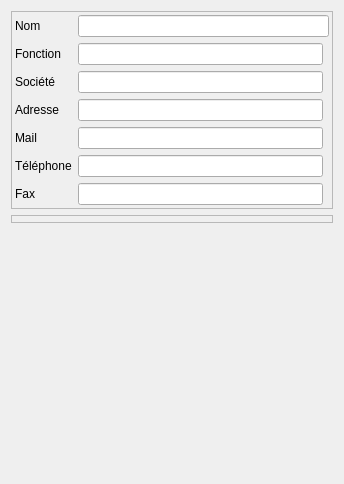
<?xml version="1.0" encoding="UTF-8"?>
<ui version="4.0">
 <class>Form</class>
 <widget class="QWidget" name="Form">
  <property name="geometry">
   <rect>
    <x>0</x>
    <y>0</y>
    <width>344</width>
    <height>484</height>
   </rect>
  </property>
  <property name="windowTitle">
   <string>Form</string>
  </property>
  <layout class="QVBoxLayout" name="verticalLayout" stretch="0,0,0">
   <item>
    <widget class="QFrame" name="frame">
     <property name="frameShape">
      <enum>QFrame::StyledPanel</enum>
     </property>
     <property name="frameShadow">
      <enum>QFrame::Raised</enum>
     </property>
     <layout class="QGridLayout" name="gridLayout">
      <property name="leftMargin">
       <number>3</number>
      </property>
      <property name="topMargin">
       <number>3</number>
      </property>
      <property name="rightMargin">
       <number>3</number>
      </property>
      <property name="bottomMargin">
       <number>3</number>
      </property>
      <item row="2" column="1" colspan="2">
       <widget class="QLineEdit" name="lineEdit_nom"/>
      </item>
      <item row="6" column="1">
       <widget class="QLineEdit" name="lineEdit_mail"/>
      </item>
      <item row="2" column="0">
       <widget class="QLabel" name="label_nom">
        <property name="text">
         <string>Nom</string>
        </property>
       </widget>
      </item>
      <item row="8" column="1">
       <widget class="QLineEdit" name="lineEdit_fax"/>
      </item>
      <item row="7" column="1">
       <widget class="QLineEdit" name="lineEdit_tel"/>
      </item>
      <item row="5" column="0">
       <widget class="QLabel" name="label_2">
        <property name="text">
         <string>Adresse</string>
        </property>
       </widget>
      </item>
      <item row="4" column="0">
       <widget class="QLabel" name="label">
        <property name="text">
         <string>Société</string>
        </property>
       </widget>
      </item>
      <item row="4" column="1">
       <widget class="QLineEdit" name="lineEdit_societe"/>
      </item>
      <item row="8" column="0">
       <widget class="QLabel" name="label_5">
        <property name="text">
         <string>Fax</string>
        </property>
       </widget>
      </item>
      <item row="5" column="1">
       <widget class="QLineEdit" name="lineEdit_adresse"/>
      </item>
      <item row="6" column="0">
       <widget class="QLabel" name="label_3">
        <property name="text">
         <string>Mail</string>
        </property>
       </widget>
      </item>
      <item row="7" column="0">
       <widget class="QLabel" name="label_4">
        <property name="text">
         <string>Téléphone</string>
        </property>
       </widget>
      </item>
      <item row="3" column="0">
       <widget class="QLabel" name="label_6">
        <property name="text">
         <string>Fonction</string>
        </property>
       </widget>
      </item>
      <item row="3" column="1">
       <widget class="QLineEdit" name="lineEdit_fonction"/>
      </item>
     </layout>
    </widget>
   </item>
   <item>
    <widget class="QFrame" name="frame_2">
     <property name="frameShape">
      <enum>QFrame::StyledPanel</enum>
     </property>
     <property name="frameShadow">
      <enum>QFrame::Raised</enum>
     </property>
     <layout class="QHBoxLayout" name="horizontalLayout_2">
      <property name="leftMargin">
       <number>3</number>
      </property>
      <property name="topMargin">
       <number>3</number>
      </property>
      <property name="rightMargin">
       <number>3</number>
      </property>
      <property name="bottomMargin">
       <number>3</number>
      </property>
     </layout>
    </widget>
   </item>
   <item>
    <spacer name="verticalSpacer">
     <property name="orientation">
      <enum>Qt::Vertical</enum>
     </property>
     <property name="sizeHint" stdset="0">
      <size>
       <width>20</width>
       <height>40</height>
      </size>
     </property>
    </spacer>
   </item>
  </layout>
 </widget>
 <resources/>
 <connections/>
</ui>
